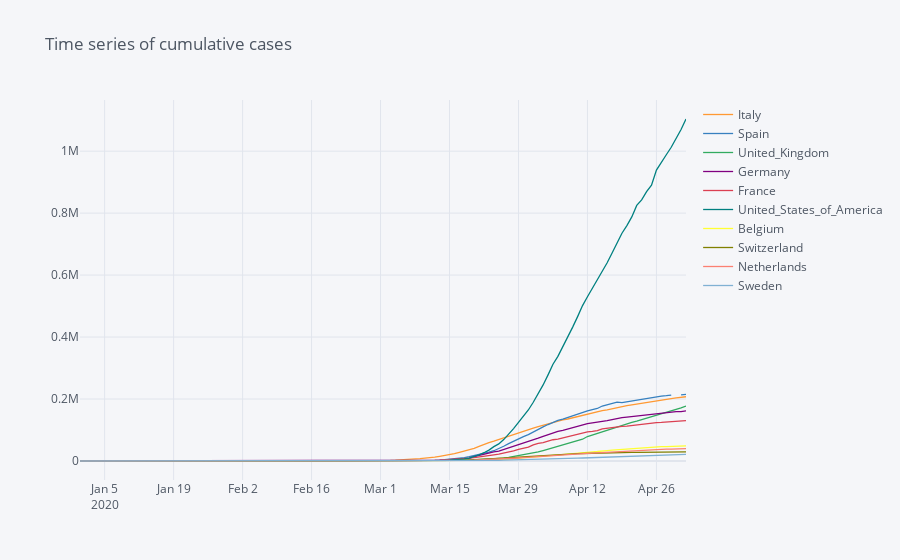

Notebook cell for this chart:
### Code cell
# cumulative time series 
covid_cases.sort_index().cumsum().iplot(title = 'Time series of cumulative cases')
